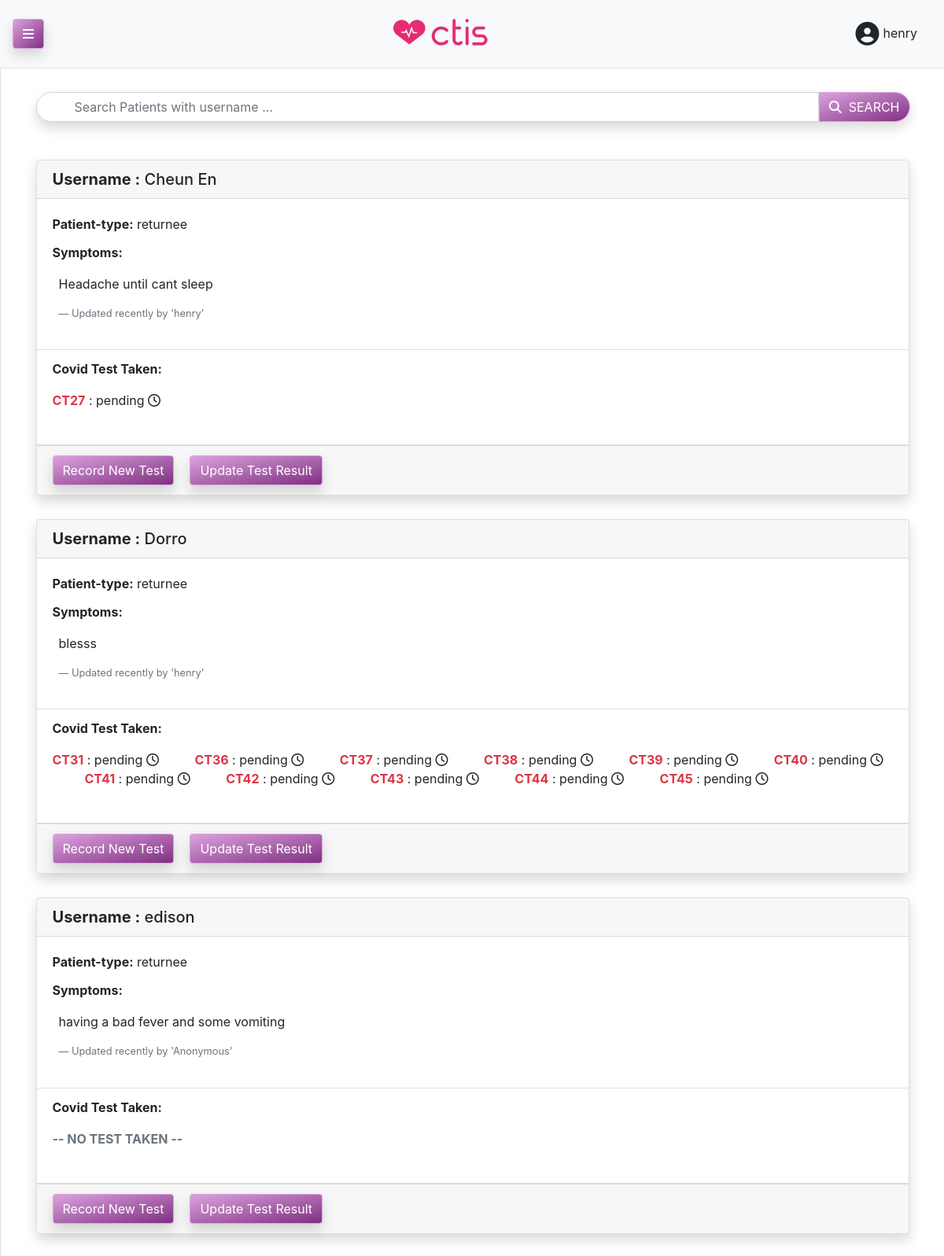
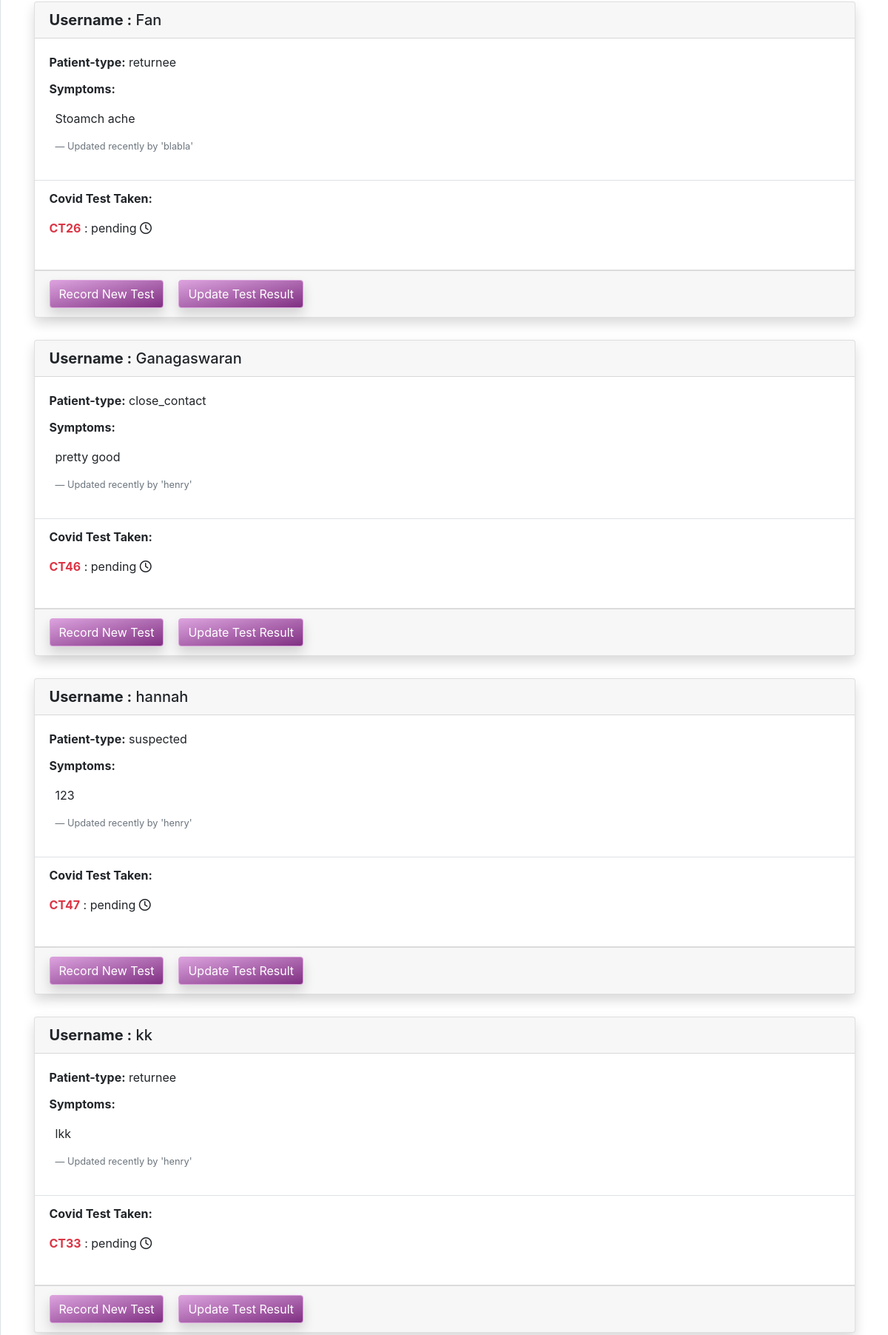
The app's page /Tester/index.php (signed in, upper part) with its own data (2 pictures, top to bottom).
### tables this page shows
CREATE TABLE `patient` (
  `username` varchar(50) NOT NULL,
  `patientType` varchar(50) NOT NULL,
  `symptoms` varchar(100) NOT NULL
);

CREATE TABLE `covidtest` (
  `testID` int(12) NOT NULL,
  `testDate` date NOT NULL,
  `status` varchar(50) NOT NULL,
  `result` varchar(50) DEFAULT NULL,
  `resultDate` date DEFAULT NULL,
  `recipient` varchar(50) DEFAULT NULL,
  `tester` varchar(50) NOT NULL,
  `kitID` int(12) DEFAULT NULL,
  `centreID` int(12) NOT NULL
);

### php/tester_index.php (the view)
<?php
global $connection;
$query = "SELECT * FROM patient";
$allPatient = mysqli_query($connection, $query);
if ($allPatient->num_rows == 0){
    echo "<h2 class='text-muted text-center'>No Patient added yet</h2>";
}else {
    while($row = mysqli_fetch_assoc($allPatient)){
        $username = $row["username"];
        $patientType = $row["patientType"];
        $symptoms = $row["symptoms"];
        $query= "SELECT *FROM covidtest WHERE recipient = '$username'";
        $allTests = mysqli_query($connection, $query);
        $queryFindTester = "SELECT tester FROM covidtest WHERE recipient = '$username' AND status = 'pending'";
        $findTester = mysqli_query($connection, $queryFindTester);
        $result = mysqli_fetch_assoc($findTester);
        if (isset($result['tester']))
            $tester = $result['tester'];
        else {
            $tester = "Anonymous";
        }
        $render = "
        <div class='card shadow'>
            <h5 class='card-header'><span class='font-weight-bold'>Username :</span>  $username</h5>
            <div class='card-body'>
                <p class='card-title'><span class='font-weight-bold'>Patient-type:</span> $patientType </p>
                <p class='card-text'><span class='font-weight-bold'>Symptoms:</span></p>
                <blockquote class='px-2'>
                    <p>$symptoms</p>
                    <footer class='blockquote-footer'>Updated recently by '$tester'</footer>
                </blockquote>
                </div>
                <ul class='list-group border-top list-group-flush'>
                <li class='list-group-item'><span class='font-weight-bold'>Covid Test Taken:</span>
                <p class='py-3'>";
        if ($allTests->num_rows === 0){
            $render .= "<span class='text-muted font-weight-bold'> -- NO TEST TAKEN --</span";
        }
        while ($row = mysqli_fetch_assoc($allTests)){
            $testID = $row["testID"];
            $status = $row["status"];
            if ($status === 'pending'){
                $render .= "
                <span class='text-danger font-weight-bold'>CT$testID</span>&nbsp;: $status <i class='far fa-clock'></i> &emsp; &emsp;";
            }
            else {
                $render .= "
                <span class='text-info font-weight-bold'>CT$testID</span>&nbsp;: $status <i class='far fa-clock'></i> &emsp; &emsp;";
            }
        }
        $render .= "
                </p>
                </li>
                </ul>
                <div class='card-footer'>
                <div class='d-flex flex-row justify-content'>
                    <a href='recordTest.php?patientUsername=$username' class='card-link btn btn-primary shadow'>
                        Record New Test
                    </a>
                    <a href='updateTest.php' class='card-link btn btn-primary shadow'>Update Test Result</a>
                </div>
            </div>
        </div>";
        echo $render;
    }
}
?>

### css/style.css (style rules this page uses)
.btn-primary { background-color: #dba2dd !important; background-image: linear-gradient(to right bottom, #dba2dd, #803082) !important; border-color: #dba2dd !important; transition: opacity 0.5s; }

### css/index.css (style rules this page uses)
.patient-list .card { margin-bottom: 30px; }

### records on screen
patient: username "Cheun En", patientType "returnee", symptoms "Headache until cant sleep", tester "henry"
covidtest: testID "27", status "pending"
patient: username "Dorro", patientType "returnee", symptoms "blesss", tester "henry"
covidtest: testID "31", status "pending"
covidtest: testID "36", status "pending"
covidtest: testID "37", status "pending"
covidtest: testID "38", status "pending"
covidtest: testID "39", status "pending"
covidtest: testID "40", status "pending"
covidtest: testID "41", status "pending"
covidtest: testID "42", status "pending"
covidtest: testID "43", status "pending"
covidtest: testID "44", status "pending"
covidtest: testID "45", status "pending"
patient: username "edison", patientType "returnee", symptoms "having a bad fever and some vomiting", tester "Anonymous", shows "-- NO TEST TAKEN --"
patient: username "Fan", patientType "returnee", symptoms "Stoamch ache", tester "blabla"
covidtest: testID "26", status "pending"
patient: username "Ganagaswaran", patientType "close_contact", symptoms "pretty good", tester "henry"
covidtest: testID "46", status "pending"
patient: username "hannah", patientType "suspected", symptoms "123", tester "henry"
covidtest: testID "47", status "pending"
patient: username "kk", patientType "returnee", symptoms "lkk", tester "henry"
covidtest: testID "33", status "pending"
